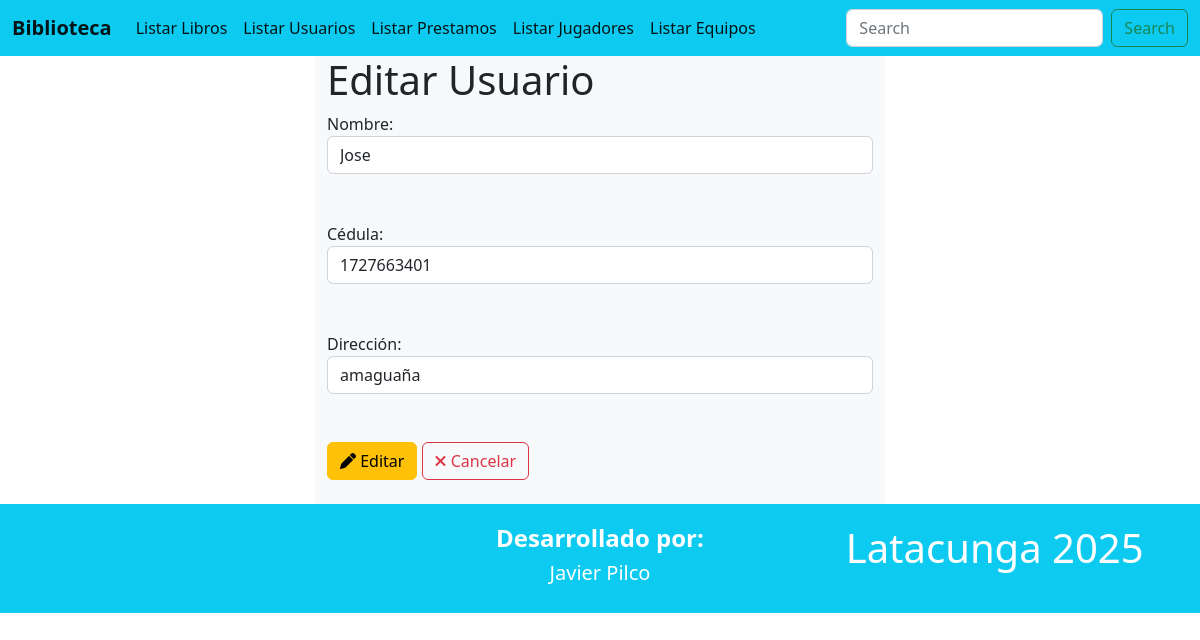
The app's page /editarUsuario/1 with its own data.
### Aplicaciones/Control/models.py (models this page shows, shortened)
class Usuario(models.Model):
    id = models.AutoField(primary_key=True)
    nombre = models.CharField(max_length=100)
    cedula = models.CharField(max_length=20)
    direccion = models.CharField(max_length=200)

### Aplicaciones/Control/views.py (the view)
# urls.py: path('editarUsuario/<int:id>', views.editarUsuario),
def editarUsuario(request, id):
    usuario = Usuario.objects.get(id=id)
    return render(request, "editarUsuario.html", {'usuarioEditar': usuario})

### Aplicaciones/Control/templates/editarUsuario.html (shortened to what this page needs)
{% extends './plantilla.html' %}
{% block contenido %}
<div class="row">
    <div class="col-md-3"></div>
    <div class="col-md-6 bg-light">
        <h1>Editar Usuario</h1>
        <form action="/procesarEdicionUsuario" method="post">
            <label for="">Nombre:</label><br>
            <input class="form-control" type="text" name="nombre" id="nombre" value="{{ usuarioEditar.nombre }}"> <br><br>
            <label for="">Cédula:</label><br>
            <input class="form-control" type="text" name="cedula" id="cedula" value="{{ usuarioEditar.cedula }}"> <br><br>
            <label for="">Dirección:</label><br>
            <input class="form-control" type="text" name="direccion" id="direccion" value="{{ usuarioEditar.direccion }}"> <br><br>
            <button class="btn btn-warning" type="submit">
                <i class="fa fa-pen"></i> Editar
            </button>
            <a class="btn btn-outline-danger" href="/usuarios">
                <i class="fa fa-times"></i> Cancelar
            </a>
        </form>
        <br>
    </div>
    <div class="col-md-3"></div>
</div>
{% endblock %}

### records on screen
Usuario: nombre "Jose", cedula "1727663401", direccion "amaguaña"
